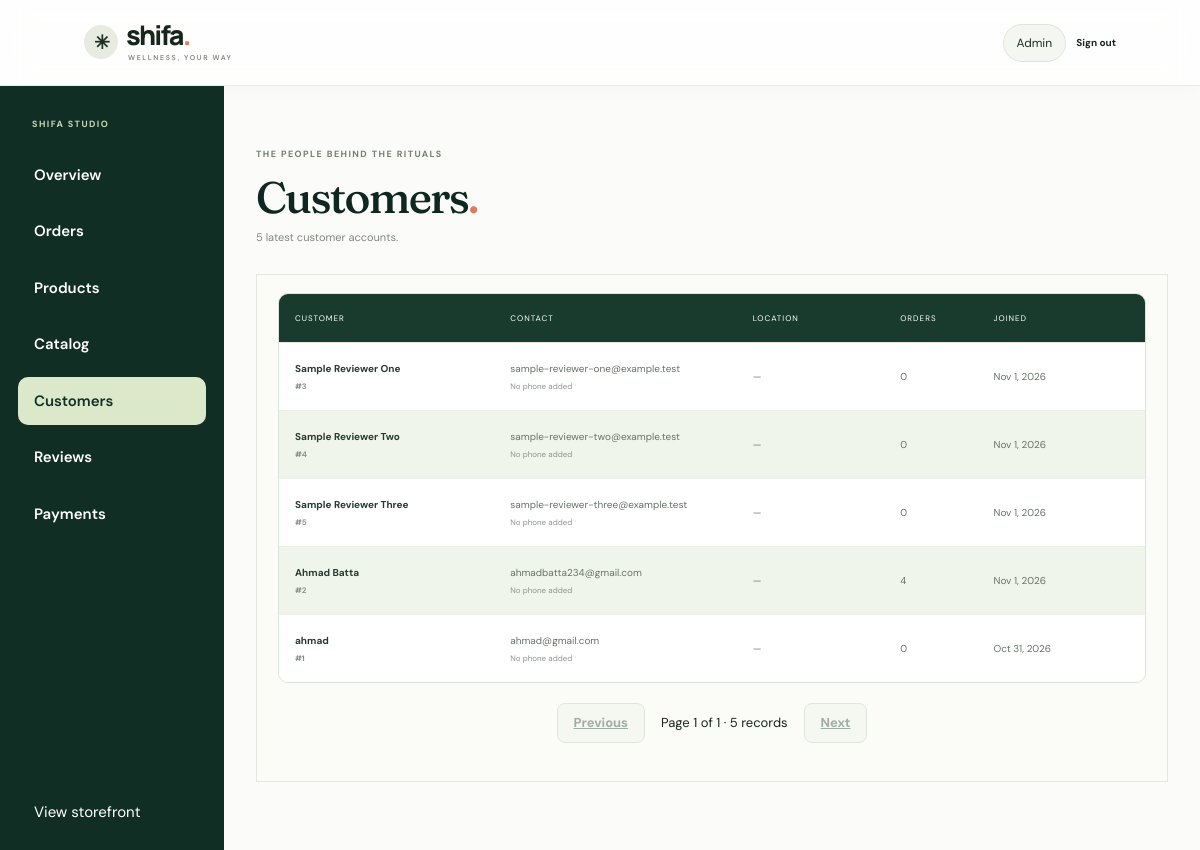
Screenshot of /admin/users (signed in) with the database file from the repository.
### tables this page shows
CREATE TABLE `users` (
  `id` int(10) UNSIGNED NOT NULL,
  `name` varchar(100) NOT NULL,
  `email` varchar(150) NOT NULL,
  `password_hash` varchar(255) DEFAULT NULL,
  `google_id` varchar(100) DEFAULT NULL,
  `phone` varchar(30) DEFAULT NULL,
  `address` varchar(255) DEFAULT NULL,
  `city` varchar(80) DEFAULT NULL,
  `is_blocked_from_commenting` tinyint(1) NOT NULL DEFAULT 0,
  `is_blocked_from_rating` tinyint(1) NOT NULL DEFAULT 0,
  `blocked_by_admin_id` int(10) UNSIGNED DEFAULT NULL,
  `created_at` datetime NOT NULL DEFAULT current_timestamp(),
  `updated_at` datetime NOT NULL DEFAULT current_timestamp() ON UPDATE current_timestamp()
);

### app/Core/Controllers/AdminConsoleController.php (called while the page is built, shortened)
<?php
require_once __DIR__ . '/../Database.php';
class AdminConsoleController extends Controller
{
    private PDO $db;
    private string $basePath;
    public function __construct()
    {
        $this->basePath = rtrim(str_replace('\\', '/', dirname($_SERVER['SCRIPT_NAME'] ?? '')), '/');
        $this->db = (new Database())->connect();
    }
    public function users(): void
    {
        $users = $this->db->query('SELECT u.id, u.name, u.email, u.phone, u.city, u.created_at, (SELECT COUNT(*) FROM orders o WHERE o.user_id = u.id) AS order_count FROM users u ORDER BY u.created_at DESC LIMIT 250')->fetchAll();
        $this->render('admin/users', ['users' => $users, 'title' => 'Customers']);
    }
    private function render(string $page, array $data): void
    {
        $this->view('layout', $data + [
            'page_view' => $page, 'base_path' => $this->basePath,
            'csrf_token' => $_SESSION['admin_csrf'], 'cart_count' => 0,
            'user' => ['name' => $_SESSION['name'] ?? 'Admin'], 'is_admin' => true,
        ]);
    }
}

### app/Core/Router.php (called while the page is built, shortened)
<?php
class Router
{
    private $routes = [];
    public function get($url, $action)
    {
        $this->routes['GET'][$url] = $action;
    }
    public function post($url, $action)
    {
        $this->routes['POST'][$url] = $action;
    }
    public function dispatch()
    {
        $method = $_SERVER['REQUEST_METHOD'];
        $url = parse_url($_SERVER['REQUEST_URI'], PHP_URL_PATH);
        $base = str_replace('\\', '/', dirname($_SERVER['SCRIPT_NAME']));
        if ($base !== '/' && strpos($url, $base) === 0) {
            $url = substr($url, strlen($base));
        }
        $url = rtrim($url, '/');
        list($controllerPath, $controllerMethod) = explode('@', $this->routes[$method][$url]);
        $controller = new $className();
        $controller->$controllerMethod();
    }
}

### public/index.php (called while the page is built)
<?php
require_once __DIR__ . '/../app/Core/Router.php';
$router = new Router();
$router->get('/', 'StorefrontController@home');
$router->get('/shop', 'StorefrontController@shop');
$router->get('/product', 'StorefrontController@product');
$router->post('/reviews', 'Admin/ReviewsController@store');
$router->get('/cart', 'StorefrontController@cart');
$router->post('/cart/add', 'StorefrontController@addToCart');
$router->post('/cart/update', 'StorefrontController@updateCart');
$router->post('/cart/remove', 'StorefrontController@removeFromCart');
$router->get('/account/orders', 'AccountController@orders');
$router->get('/account/order', 'AccountController@order');
$router->get('/admin/products', 'AdminConsoleController@products');
$router->get('/admin/product', 'AdminConsoleController@productForm');
$router->post('/admin/product/save', 'AdminConsoleController@saveProduct');
$router->post('/admin/product/delete', 'AdminConsoleController@deleteProduct');
$router->post('/admin/product/review-notes', 'AdminConsoleController@generateReviewNotes');
$router->get('/admin/orders', 'AdminConsoleController@orders');
$router->get('/admin/order', 'AdminConsoleController@orderDetails');
$router->post('/admin/order/status', 'AdminConsoleController@updateOrderStatus');
$router->get('/admin/users', 'AdminConsoleController@users');
$router->get('/admin/catalog', 'AdminConsoleController@catalog');
$router->post('/admin/catalog/category', 'AdminConsoleController@saveCategory');
$router->post('/admin/catalog/brand', 'AdminConsoleController@saveBrand');
$router->get('/checkout', 'CheckoutController@index');
$router->post('/checkout/cash-on-delivery', 'CheckoutController@cashOnDelivery');
$router->get('/checkout/return', 'CheckoutController@returnFromStripe');
$router->post('/checkout/verify', 'CheckoutController@verify');
$router->post('/orders', 'UserOrderController@store');
$router->get('/orders/csrf', 'UserOrderController@csrfToken');
$router->get('/admin/payments', 'Admin/PaymentsController@index');
$router->get('/admin', 'Admin/OverviewController@index');
$router->get('/admin/dashboard', 'Admin/OverviewController@index');
$router->get('/admin/reviews', 'Admin/ReviewsController@index');
$router->post('/admin/reviews/approve', 'Admin/ReviewsController@approve');
$router->post('/admin/reviews/reject', 'Admin/ReviewsController@reject');
$router->get('/profile', 'ProfileController@index');
$router->post('/profile/update', 'ProfileController@update');
$router->post('/profile/password', 'ProfileController@changePassword');
$router->get('/login', 'AuthPageController@index');
$router->post('/login', 'AuthPageController@login');
$router->post('/register', 'AuthPageController@register');
$router->get('/auth/google', 'AuthPageController@googleLogin');
$router->get('/auth/google/callback', 'AuthPageController@googleCallback');
$router->post('/logout', 'AuthPageController@logout');
$router->dispatch();

### app/Core/Database.php (called while the page is built, shortened)
<?php
class Database
{
    private $servername;
    private $username;
    private $password;
    private $dbname;
    public function __construct()
    {
        $this->servername = getenv('DB_HOST') ?: 'localhost';
        $this->username = getenv('DB_USER') ?: 'root';
        $this->password = getenv('DB_PASSWORD') ?: '';
        $this->dbname = getenv('DB_NAME') ?: 'vitemines';
    }
    public function connect()
    {
        try {
            $pdo = new PDO(
                "mysql:host={$this->servername};dbname={$this->dbname};charset=utf8mb4",
                $this->username,
                $this->password,
                [
                    PDO::ATTR_ERRMODE => PDO::ERRMODE_EXCEPTION,
                    PDO::ATTR_DEFAULT_FETCH_MODE => PDO::FETCH_ASSOC,
                    PDO::ATTR_EMULATE_PREPARES => false,
                ]
            );
            return $pdo;
        } catch (PDOException $e) {
            error_log('Database connection failed: ' . $e->getMessage());
            http_response_code(503);
            exit('The Shifa store is temporarily unavailable. Check the database configuration.');
        }
    }
}

### app/Views/admin/users.php (the view)
<section class="section-wrap dashboard-page admin-page"><div class="dashboard-heading"><div><p class="eyebrow">THE PEOPLE BEHIND THE RITUALS</p><h1>Customers<span class="brand-dot">.</span></h1><p><?= count($users) ?> latest customer accounts.</p></div></div><div class="data-card"><div class="table-head customers-admin-head"><span>Customer</span><span>Contact</span><span>Location</span><span>Orders</span><span>Joined</span></div><?php foreach ($users as $customer): ?><div class="table-row customers-admin-head"><b><?= $e($customer['name']) ?><small>#<?= (int) $customer['id'] ?></small></b><span><?= $e($customer['email']) ?><small><?= $e($customer['phone'] ?? 'No phone added') ?></small></span><span><?= $e($customer['city'] ?? '—') ?></span><span><?= (int) $customer['order_count'] ?></span><span><?= $e(date('M j, Y', strtotime($customer['created_at']))) ?></span></div><?php endforeach; ?><?php if (!$users): ?><p class="empty-inline">Customer accounts will appear here.</p><?php endif; ?></div></section>

### public/assets/css/shifa.css (style rules this page uses)
:root { --ink:#182a24;--forest:#0e2721;--sage:#b4c6a5;--lime:#d8e7b5;--cream:#f7f7f2;--sand:#eee9dc;--muted:#78817a;--line:#e5e7df;--rose:#e9c8b8;--serif:Georgia,'Times New Roman',serif;--sans:'DM Sans',sans-serif;--display:'Manrope',var(--sans) }
* { box-sizing:border-box }
html { scroll-behavior:smooth }
body { margin:0;font-family:var(--sans);color:var(--ink);background:var(--cream);font-size:15px }
.brand-dot { color:#a5b98d }
.eyebrow { margin:0 0 19px;font-size:9px;font-weight:700;letter-spacing:1.9px;color:#77866f }
.hero-copy h1,.shop-heading h1,.dashboard-heading h1,.detail-copy h1,.auth-story h1 { font:500 clamp(45px,5.25vw,76px)/1.03 var(--serif);letter-spacing:-2.8px;margin:0;color:var(--forest) }
.section-wrap { max-width:1290px;margin:0 auto;padding:85px clamp(24px,5vw,68px) }
.dashboard-page { padding-top:62px;padding-bottom:90px }
.dashboard-heading { display:flex;justify-content:space-between;align-items:end;gap:20px;margin-bottom:29px }
.dashboard-heading .eyebrow { margin-bottom:13px }
.dashboard-heading h1 { font-size:48px }
.dashboard-heading>div>p:last-child { color:#80887f;font-size:11px;margin:9px 0 0 }
.data-card { background:#fbfbf8;border:1px solid var(--line);padding:18px 21px }
.table-head,.table-row { display:grid;align-items:center;gap:12px;padding:14px 8px }
.table-head { font-size:8px;color:#8c948b;text-transform:uppercase;letter-spacing:1px;border-bottom:1px solid var(--line) }
.table-row { border-bottom:1px solid #edf0e8;font-size:10px;color:#677268 }
.table-row:last-child { border-bottom:0 }
.table-row b { color:#283b30 }
.table-row small { display:block;font-size:8px;color:#8d948c;margin-top:4px }
.admin-page { max-width:1450px }
.admin-page .dashboard-heading h1 { font-size:44px }
.admin-page .data-card { overflow-x:auto }

### public/assets/css/shifa-wellness.css (style rules this page uses)
:root { --wellness-alabaster:#fbfbf9;--wellness-stone:#f1f2ed;--wellness-mist:#e9ece4; --wellness-forest:#1b3022;--wellness-sage:#87977c;--wellness-citrus:#e07a5f; --wellness-blue:#3d5a80;--wellness-ink:#17251d;--wellness-muted:#68736b; --wellness-line:#dfe4dc;--wellness-glass:#ffffffc9;--wellness-shadow:0 16px 42px #1b30220c; --wellness-serif:'Fraunces',Georgia,serif;--wellness-sans:'DM Sans',Arial,sans-serif; --pill-vegan-bg:#e7f0e4;--pill-vegan-ink:#365d3d; --pill-gmo-bg:#f3ead1;--pill-gmo-ink:#78602d; --pill-tested-bg:#e5edf5;--pill-tested-ink:#3d5a80; --pill-clinical-bg:#f7e7e1;--pill-clinical-ink:#9a4e39; --wellness-ease:cubic-bezier(.2,.75,.25,1) }
.wellness-shell { background:var(--wellness-alabaster);color:var(--wellness-ink);font-family:var(--wellness-sans) }
.brand-dot { color:var(--wellness-citrus) }
.section-wrap { max-width:1320px }
.shop-heading h1,.detail-copy h1,.dashboard-heading h1 { font-family:var(--wellness-serif);font-weight:500;letter-spacing:-.04em }
.eyebrow { font-size:9px;letter-spacing:.16em;color:#71816e }

### public/assets/css/shifa-admin.css (style rules this page uses)
.customers-admin-head { grid-template-columns:1.5fr 1.7fr 1fr .6fr 1fr }

### public/assets/css/interface.css (style rules this page uses)
.admin-shell .section-wrap { padding-left:32px;padding-right:32px;max-width:1500px }
.table-scroll>.table-row,.table-scroll>.table-head { min-width:760px;padding:18px 16px }
.table-scroll>.table-head { position:sticky;top:0;background:#183b2d;color:#fff;z-index:2 }
.table-scroll>.table-row:nth-of-type(even),tbody tr:nth-child(odd),.catalog-row:nth-of-type(even) { background:#f0f5eb }
.table-scroll>.table-row:nth-of-type(odd),tbody tr:nth-child(even) { background:#fff }
.table-scroll>.stripe-light { background:#fff!important }
.table-scroll>.stripe-dark { background:#f0f5eb!important }
body.admin-shell { display:grid;grid-template-columns:224px minmax(0,1fr);grid-template-rows:auto 1fr;min-height:100dvh;align-items:stretch }

### rows the page displays
users: name "Sample Reviewer One", id "3", email "sample-reviewer-one@example.test", phone "No phone added", city "—", order_count "0", created_at "Nov 1, 2026"
users: name "Sample Reviewer Two", id "4", email "sample-reviewer-two@example.test", phone "No phone added", city "—", order_count "0", created_at "Nov 1, 2026"
users: name "Sample Reviewer Three", id "5", email "sample-reviewer-three@example.test", phone "No phone added", city "—", order_count "0", created_at "Nov 1, 2026"
users: name "Ahmad Batta", id "2", email "ahmadbatta234@gmail.com", phone "No phone added", city "—", order_count "4", created_at "Nov 1, 2026"
users: name "ahmad", id "1", email "ahmad@gmail.com", phone "No phone added", city "—", order_count "0", created_at "Oct 31, 2026"

### other values shown
$e($label) "Overview"
$e($label) "Orders"
$e($label) "Products"
$e($label) "Catalog"
$e($label) "Customers"
$e($label) "Reviews"
$e($label) "Payments"
count($users) "5"
